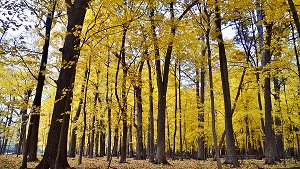
#> input picture ImageProcessing_noise reduction_fourier transform/مسئله 1/jungle.jpg, 300 x 169 px
$ python p2.py
#> lines starting #> are read from the running program, lines starting #| are printed output that depends on the picture
#!/usr/bin/env python
# coding: utf-8

# In[1]:


import numpy as np
import cv2 as cv
import matplotlib.pyplot as plt


# In[2]:


img = cv.imread('jungle.jpg',0)
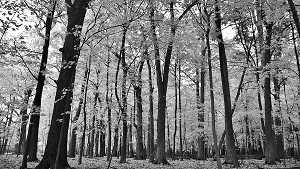
#> img: shape (169, 300); min 0, max 255, mean 118
plt.imshow(img)


# In[4]:


f = np.fft.fft2(img)
fshift = np.fft.fftshift(f)
magnitude_spectrum1 = np.abs(fshift)
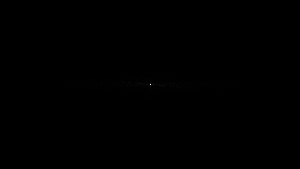
#> magnitude_spectrum1: shape (169, 300) float64; min 71.81, max 5981395, mean 9688.4; drawn with min black and max white
magnitude_spectrum2 = np.log(np.abs(fshift)+1)
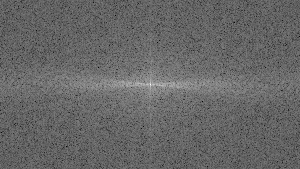
#> magnitude_spectrum2: shape (169, 300) float64; min 4.29, max 15.6, mean 8.87; drawn with min black and max white
cv.imwrite('magnitude_spectrum1.jpg', magnitude_spectrum1)
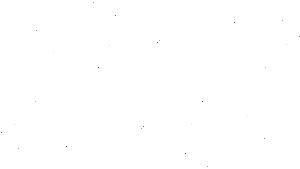
#> saved as magnitude_spectrum1.jpg: shape (169, 300); min 72, max 255, mean 254.9
cv.imwrite('magnitude_spectrum2.jpg', magnitude_spectrum2)

plt.figure(figsize = (20,60))
plt.subplot(131),plt.imshow(img, cmap = 'gray')
plt.title('Input Image'), plt.xticks([]), plt.yticks([])
plt.subplot(132),plt.imshow(magnitude_spectrum1, cmap = 'gray')
plt.title('Magnitude 1'), plt.xticks([]), plt.yticks([])
plt.subplot(133),plt.imshow(magnitude_spectrum2, cmap = 'gray')
plt.title('Magnitude 2'), plt.xticks([]), plt.yticks([])
plt.show()


# In[ ]:
